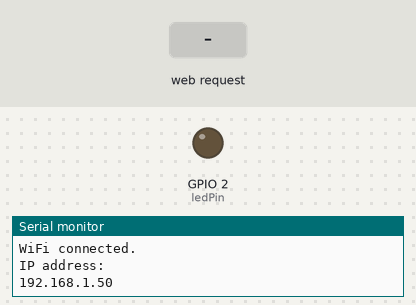
Recording of a sketch running on a simulated ESP32. Shown: output pins drawn as LEDs (lit = HIGH), the last lines printed to the serial monitor. The inputs (shaded band) are chosen by the test bench. WiFi joins after 1.5 s; servers stay silent unless stated.

Above: at 3.2 s.
3.3 s: HTTP request GET /H received
At 4.3 s:
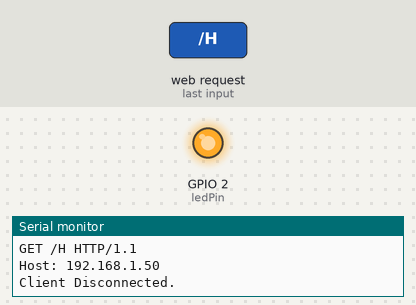
4.8 s: HTTP request GET /L received
At 5.5 s:
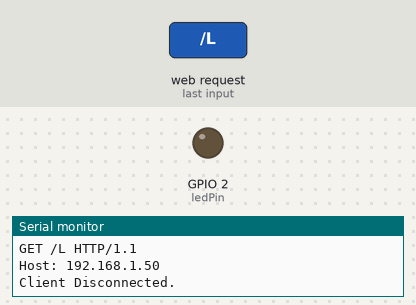
Timing chart, 0 to 7.8 s (numbered marks = the images above; inputs shaded):
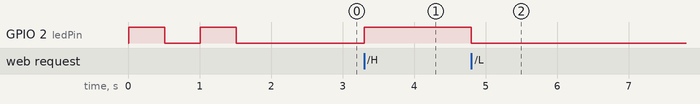

The sketch:

Esp32_Web_server.ino
```cpp
/*
 WiFi Web Server LED Blink

 A simple web server that lets you blink an LED via the web.
 This sketch will print the IP address of your WiFi Shield (once connected)
 to the Serial monitor. From there, you can open that address in a web browser
 to turn on and off the LED on pin 5.

 If the IP address of your shield is yourAddress:
 http://yourAddress/H turns the LED on
 http://yourAddress/L turns it off

 This example is written for a network using WPA encryption. For
 WEP or WPA, change the Wifi.begin() call accordingly.

 Circuit:
 * WiFi shield attached
 * LED attached to pin 5

 created for arduino 25 Nov 2012
 by Tom Igoe

ported for sparkfun esp32
31.01.2017 by Jan Hendrik Berlin

 */
#include <Arduino.h>
#include <WiFi.h>
#include <Credential.h>

// LED on GPIO2
int ledPin = 2;

const char* ssid = MYSSID ;
const char* password = MYPSW ;

WiFiServer server(80);

void setup()
{
    Serial.begin(115200);
    pinMode(ledPin , OUTPUT);      // set the LED pin mode

    delay(10);

    // We start by connecting to a WiFi network

    Serial.println();
    Serial.println();
    Serial.print("Connecting to ");
    Serial.println(ssid);

    WiFi.begin(ssid, password);

    while (WiFi.status() != WL_CONNECTED) {
		Serial.print(".");
		digitalWrite(ledPin, HIGH);
    delay(500);
    digitalWrite(ledPin, LOW);
		delay(500);
 }

    Serial.println("");
    Serial.println("WiFi connected.");
    Serial.println("IP address: ");
    Serial.println(WiFi.localIP());

    server.begin();

}

int value = 0;

void loop(){
 WiFiClient client = server.available();   // listen for incoming clients

  if (client) {                             // if you get a client,
    Serial.println("New Client.");           // print a message out the serial port
    String currentLine = "";                // make a String to hold incoming data from the client
    while (client.connected()) {            // loop while the client's connected
      if (client.available()) {             // if there's bytes to read from the client,
        char c = client.read();             // read a byte, then
        Serial.write(c);                    // print it out the serial monitor
        if (c == '\n') {                    // if the byte is a newline character

          // if the current line is blank, you got two newline characters in a row.
          // that's the end of the client HTTP request, so send a response:
          if (currentLine.length() == 0) {
            // HTTP headers always start with a response code (e.g. HTTP/1.1 200 OK)
            // and a content-type so the client knows what's coming, then a blank line:
            client.println("HTTP/1.1 200 OK");
            client.println("Content-type:text/html");
            client.println();

            // the content of the HTTP response follows the header:
            client.print("Click <a href=\"/H\">here</a> to turn the LED on pin 5 on.<br>");
            client.print("Click <a href=\"/L\">here</a> to turn the LED on pin 5 off.<br>");

            // The HTTP response ends with another blank line:
            client.println();
            // break out of the while loop:
            break;
          } else {    // if you got a newline, then clear currentLine:
            currentLine = "";
          }
        } else if (c != '\r') {  // if you got anything else but a carriage return character,
          currentLine += c;      // add it to the end of the currentLine
        }

        // Check to see if the client request was "GET /H" or "GET /L":
        if (currentLine.endsWith("GET /H")) {
          digitalWrite(ledPin, HIGH);               // GET /H turns the LED on
        }
        if (currentLine.endsWith("GET /L")) {
          digitalWrite(ledPin, LOW);                // GET /L turns the LED off
        }
      }
    }
    // close the connection:
    client.stop();
    Serial.println("Client Disconnected.");
  }
}
```

Credential.h
```cpp
#define MYSSID "MONSERVEURINTERNET"
#define MYPSW "MOTDEPASSE"

//    #define MYSSID "Esp32AP"
//    #define MYPSW  "reseau12345678"
```

Measured:
- after the input at 3.3 s, GPIO 2 (ledPin): LOW → HIGH at once
- after the input at 4.8 s, GPIO 2 (ledPin): HIGH → LOW at once
